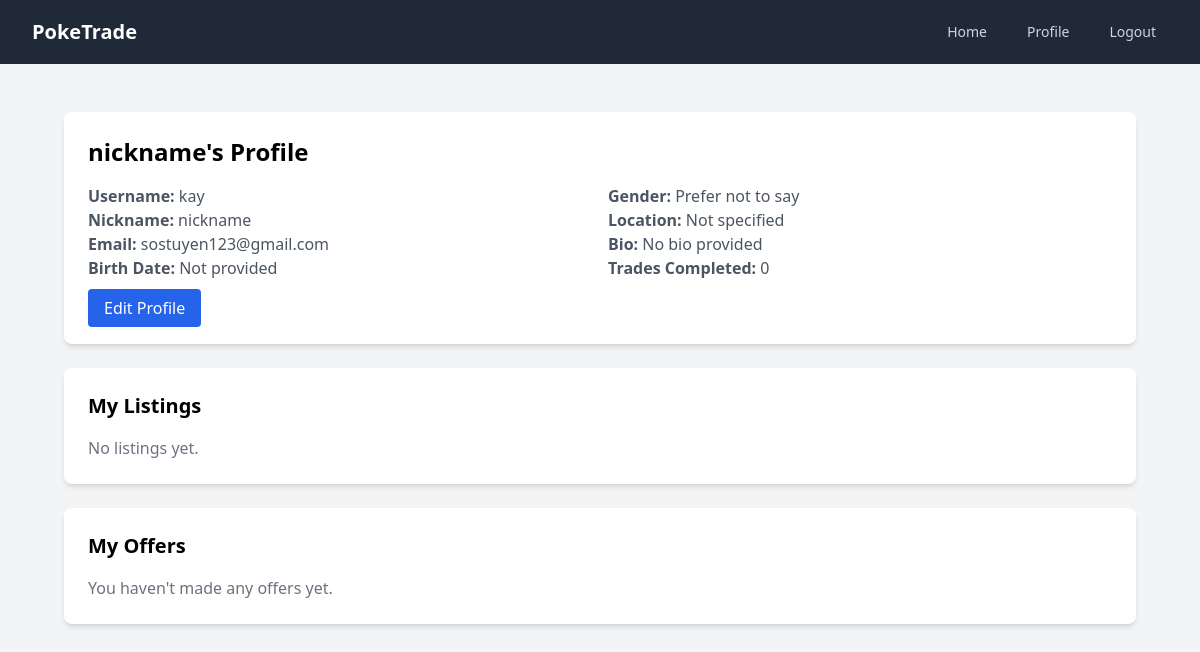
Page /accounts/profile/ (signed in) on the committed database.
### accounts/models.py (models this page shows, shortened)
class UserProfile(models.Model):
    GENDER_CHOICES = [
        ('', 'Prefer not to say'),
        ('M', 'Male'),
        ('F', 'Female'),
        ('O', 'Other')
    ]
    user = models.OneToOneField(User, on_delete=models.CASCADE)
    nickname = models.CharField(max_length=30, blank=True)
    bio = models.TextField(max_length=500, blank=True)
    location = models.CharField(max_length=30, blank=True)
    birth_date = models.DateField(null=True, blank=True)
    gender = models.CharField(max_length=1, choices=GENDER_CHOICES, default='', blank=True)
    reputation_score = models.IntegerField(default=0)
    trades_completed = models.IntegerField(default=0)

### accounts/views.py (the view)
# urls.py: path('profile/', views.profile, name='profile'),
@login_required
def profile(request):
    user_offers = Offer.objects.filter(buyer=request.user)
    return render(request, 'accounts/profile.html', {
        'profile': request.user.userprofile,
        'offers': user_offers
    })

### accounts/templates/accounts/profile.html
{% extends 'base.html' %}
{% load static %}
{% block content %}
    <div class="max-w-7xl mx-auto py-6 px-4 sm:px-6 lg:px-8">
        <div class="bg-white p-6 rounded-lg shadow-md mb-6">
            <h2 class="text-2xl font-bold mb-4">{{ profile.nickname|default:user.username }}'s Profile</h2>
            <div class="grid grid-cols-1 sm:grid-cols-2 gap-4">
                <div>
                    <p class="text-gray-600"><strong>Username:</strong> {{ user.username }}</p>
                    <p class="text-gray-600"><strong>Nickname:</strong> {{ profile.nickname|default:"Not set" }}</p>
                    <p class="text-gray-600"><strong>Email:</strong> {{ user.email|default:"Not provided" }}</p>
                    <p class="text-gray-600"><strong>Birth Date:</strong> {{ profile.birth_date|date:"F j, Y"|default:"Not provided" }}</p>
                </div>
                <div>
                    <p class="text-gray-600"><strong>Gender:</strong> {{ profile.get_gender_display|default:"Prefer not to say" }}</p>
                    <p class="text-gray-600"><strong>Location:</strong> {{ profile.location|default:"Not specified" }}</p>
                    <p class="text-gray-600"><strong>Bio:</strong> {{ profile.bio|default:"No bio provided" }}</p>
                    <p class="text-gray-600"><strong>Trades Completed:</strong> {{ profile.trades_completed }}</p>
                </div>
            </div>
            <div class="mt-4">
                <a href="{% url 'accounts:edit_profile' %}" class="bg-blue-600 text-white px-4 py-2 rounded hover:bg-blue-700">Edit Profile</a>
            </div>
        </div>
        <div class="bg-white p-6 rounded-lg shadow-md mb-6">
            <h3 class="text-xl font-semibold mb-4">My Listings</h3>
            {% if user.listings.all %}
                <div class="grid grid-cols-1 sm:grid-cols-2 gap-4">
                    {% for listing in user.listings.all %}
                        <div class="border p-4 rounded">
                            <h4 class="text-lg font-medium">{{ listing.name }}</h4>
                            <p class="text-gray-600">Price: ${{ listing.price }}</p>
                            <p class="text-gray-600">Condition: {{ listing.condition }}</p>
                        </div>
                    {% endfor %}
                </div>
            {% else %}
                <p class="text-gray-500">No listings yet.</p>
            {% endif %}
        </div>
        <div class="bg-white p-6 rounded-lg shadow-md">
            <h3 class="text-xl font-semibold mb-4">My Offers</h3>
            {% if offers %}
                <div class="space-y-4">
                    {% for offer in offers %}
                        <div class="border p-4 rounded">
                            <h4 class="text-lg font-medium">
                                <a href="{% url 'listing_detail' offer.listing.id %}" class="hover:underline">{{ offer.listing.name }}</a>
                            </h4>
                            <p class="text-gray-600">Offered: ${{ offer.amount }}</p>
                            <p class="text-gray-600">Status: {{ offer.get_status_display }}</p>
                            <p class="text-gray-600">Made on: {{ offer.created_at|date:"F j, Y, g:i a" }}</p>
                        </div>
                    {% endfor %}
                </div>
            {% else %}
                <p class="text-gray-500">You haven't made any offers yet.</p>
            {% endif %}
        </div>
    </div>
{% endblock %}

### pokeTrade/templates/base.html (shortened to what this page needs)
<!DOCTYPE html>
<html lang="en">
<head>
    <script src="https://cdn.tailwindcss.com"></script>
</head>
<body class="bg-gray-100">
    <nav class="bg-gray-800">
        <div class="max-w-7xl mx-auto px-4 sm:px-6 lg:px-8">
            <div class="flex items-center justify-between h-16">
                <div class="flex items-center">
                    <a href="/" class="text-white font-bold text-xl">PokeTrade</a>
                </div>
                <div class="hidden md:block">
                    <div class="ml-10 flex items-baseline space-x-4">
                        <a href="/" class="text-gray-300 hover:text-white px-3 py-2 rounded-md text-sm font-medium">Home</a>
                        {% if user.is_authenticated %}
                            <a href="{% url 'accounts:profile' %}" class="text-gray-300 hover:text-white px-3 py-2 rounded-md text-sm font-medium">Profile</a>
                            <form method="post" action="{% url 'accounts:logout' %}" class="inline">
                                <button type="submit" class="text-gray-300 hover:text-white px-3 py-2 rounded-md text-sm font-medium">Logout</button>
                            </form>
                        {% else %}
                            <a href="{% url 'accounts:login' %}" class="text-gray-300 hover:text-white px-3 py-2 rounded-md text-sm font-medium">Login</a>
                            <a href="{% url 'accounts:register' %}" class="text-gray-300 hover:text-white px-3 py-2 rounded-md text-sm font-medium">Register</a>
                        {% endif %}
                    </div>
                </div>
            </div>
        </div>
    </nav>
    <main class="max-w-7xl mx-auto py-6 sm:px-6 lg:px-8">
        {% block content %}
        {% endblock %}
    </main>
</body>
</html>

### rows in the picture
UserProfile: nickname "nickname", birth_date "Not provided", gender "Prefer not to say", location "Not specified", bio "No bio provided", trades_completed "0"

### other values in the picture
{{ user.username }} "kay"
{{ user.email|default:"Not provided" }} "sostuyen123@gmail.com"
